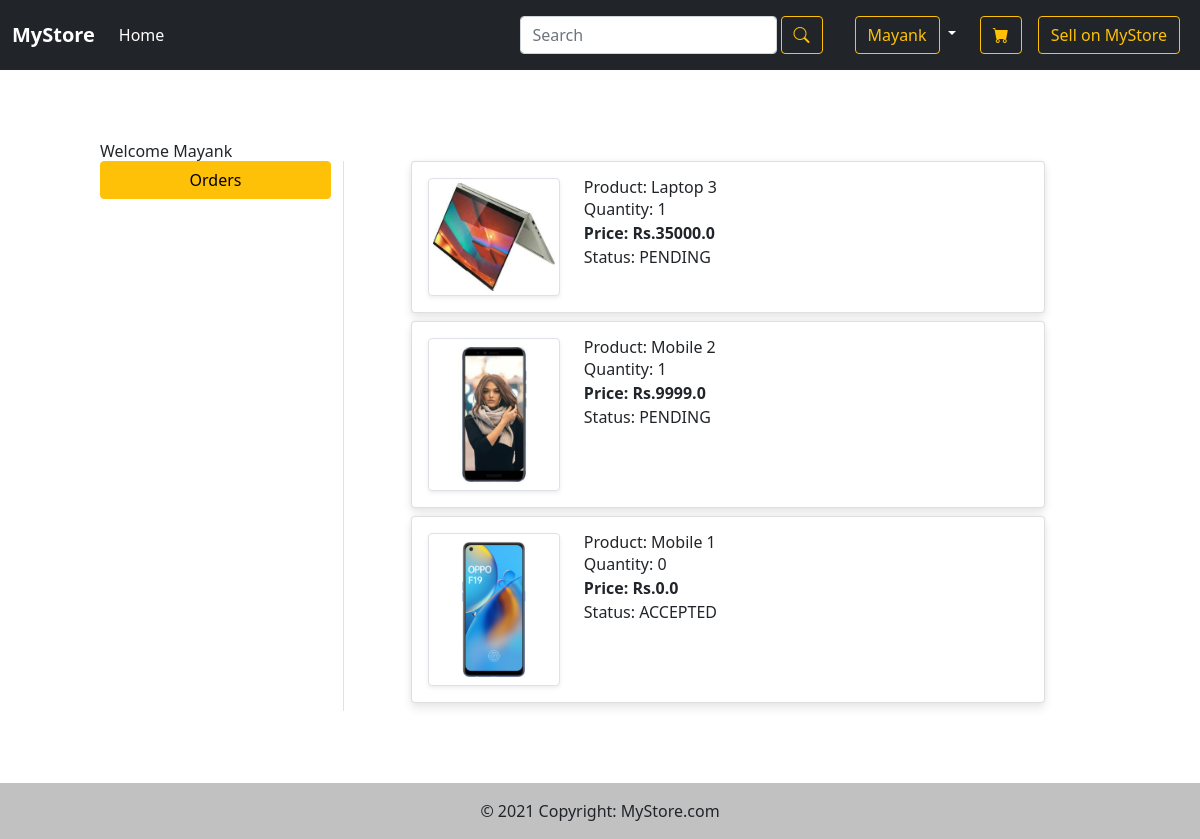
The page /orders (signed in) on the database its author committed.
### app/models.py (models this page shows, shortened)
class Confirmation(models.Model):
    user = models.ForeignKey(User, on_delete=models.CASCADE)
    customer = models.ForeignKey(Customer, on_delete=models.CASCADE)
    product = models.ForeignKey(Product, on_delete=models.CASCADE)
    quantity = models.PositiveIntegerField(default=0)
    order_date = models.DateTimeField(auto_now_add=True)
    order_status = models.CharField(
        choices=STATUS_CHOICES, max_length=50, default='PENDING')
    seller_id = models.CharField(max_length=10, default="000")
    class Meta:
        verbose_name_plural = "confirmation"
    @property
    def total_cost(self):
        return self.quantity * self.product.discountedPrice

class Product(models.Model):
    name = models.CharField(max_length=300)
    description = models.TextField()
    price = models.FloatField()
    discountedPrice = models.FloatField()
    category = models.CharField(choices=Category_choices, max_length=3)
    brand = models.CharField(max_length=200)
    image = models.ImageField(upload_to='productimg')
    seller = models.IntegerField(default="00")

### app/views.py (the view)
# urls.py: path('orders', views.orders, name="orders"),
@login_required
def orders(request):
    op = Confirmation.objects.filter(user=request.user)
    return render(request, 'app/cart/orders.html', {'op':op})

### app/templates/app/cart/orders.html (shortened to what this page needs)
{% extends 'app/base.html' %}
{% block content %}
<div class="container my-5">
    <div class="row">
        <h3>Welcome {{request.user.username|capfirst}}</h3>
        <div class="col-sm-3 border-end">
            <ul class="list-unstyled">
                <li class="d-grid"><a href="{% url 'app:orders' %}" class="btn btn-warning">Orders</a></li>
            </ul>
        </div>
        <div class="row col-sm-8 mx-auto">
            <div class="container col-sm-9">
                {% for p in op %}
                <div>
                    <div class="card mb-2">
                        <div class="card-body hover:bg-yellow-100">
                            <div class="row">
                                <div class="col-sm-3 text-center align-self-center">
                                    <a href="{% url 'app:product-detail' p.product.id %}"><img src="{{p.product.image.url}}" alt=""
                                        srcset="" class="img-fluid img-thumbnail shadow-sm" height="150" width="150"></a>
                                </div>
                                <div class="col-sm-9">
                                    <h5>Product: {{p.product.name}}</h5>
                                    <p>Quantity: {{p.quantity}}</p>
                                    <p class="fw-bold">Price: Rs.{{p.total_cost}}</p>
                                    <p>Status: {{p.order_status}}</p>
                                </div>
                            </div>
                        </div>
                    </div>
                </div>
                {% endfor %}
            </div>
        </div>
    </div>
</div>
{% endblock %}

### app/templates/app/base.html (shortened to what this page needs)
<!DOCTYPE html>
{% load static %}
<html lang="en">
<head>
  <link href="https://cdn.jsdelivr.net/npm/bootstrap@5.0.0/dist/css/bootstrap.min.css" rel="stylesheet">
  <link rel="stylesheet" href="{% static 'css/styles.css' %}">
  <link rel="stylesheet" href="{% static 'css/owl.carousel.css' %}">
  <link rel="stylesheet" href="{% static 'css/owl.theme.green.css' %}">
  <link rel="stylesheet" href="https://cdn.jsdelivr.net/npm/bootstrap-icons@1.4.1/font/bootstrap-icons.css">
  <link href="https://unpkg.com/tailwindcss@^2/dist/tailwind.min.css" rel="stylesheet">
</head>
<body>
  <nav class="navbar navbar-expand-lg navbar-dark bg-dark">
    <div class="container-fluid">
      <a class="navbar-brand" href="{% url 'app:homepage' %}"><strong>MyStore</strong></a>
      <div class="collapse navbar-collapse" id="navbarSupportedContent">
        <ul class="navbar-nav me-auto">
          <li class="nav-item">
            <a class="nav-link active" aria-current="page" href="{%url 'app:homepage'%}">Home</a>
          </li>
        </ul>
        <form class="d-flex justify-content-center" action="{% url 'app:searchbar' %}">
          <input class="form-control me-1 focus:ring-2 focus:ring-yellow-500" type="search" name="search"
          placeholder="Search" aria-label="Search">
          <button class="btn btn-outline-warning me-3" type="submit"><i class="bi bi-search"></i></button>
        </form>
        <div>
          {% if request.user.is_authenticated %}
          <ul class="navbar-nav me-auto mb-2 mb-lg-0">
            <li class="nav-item dropdown mx-2">
              <a class="nav-link dropdown-toggle text-white" href="#" id="profileDropdown" role="button"
                data-bs-toggle="dropdown" aria-expanded="false">
                <button class="btn btn-outline-warning">{{request.user.username|capfirst}}</button>
              </a>
            </li>
            <a href="{% url 'app:cart' %}" class="mx-2 mt-2">
              <button type="button" class="nav-item btn btn-outline-warning">
                <i class="bi bi-cart-fill"></i>
              </button>
            </a>
            <a href="{% url 'seller:seller' %}" class="mx-2 mt-2 navbar-begin">
              <button class="nav-item btn btn-outline-warning">
                Sell on MyStore
              </button>
            </a>
          {% endif %}
          </ul>
        </div>
      </div>
    </div>
  </nav>
  <br>
  {% block content %}{% endblock %}
  <br>
  <footer class="text-center text-white" style="background-color: #f1f1f1;">
    <div class="text-center text-dark p-3" style="background-color: rgba(0, 0, 0, 0.2);">
      © 2021 Copyright:
      <a class="text-dark" href="{% url 'app:homepage' %}">MyStore.com</a>
    </div>
  </footer>
</body>
</html>

### app/static/css/styles.css (style rules this page uses)
.card { border-radius: 4px; background: #fff; box-shadow: 0 6px 10px rgba(0, 0, 0, 0.08), 0 0 6px rgba(0, 0, 0, 0.05); transition: 0.1s transform cubic-bezier(0.155, 1.105, 0.295, 1.12), 0.3s box-shadow, 0.3s -webkit-transform cubic-bezier(0.155, 1.105, 0.295, 1.12); cursor: pointer; }

### rows shown on the page
Confirmation: product.image (picture), product.name "Laptop 3", quantity "1", total_cost "35000.0", order_status "PENDING"
Confirmation: product.image (picture), product.name "Mobile 2", quantity "1", total_cost "9999.0", order_status "PENDING"
Confirmation: product.image (picture), product.name "Mobile 1", quantity "0", total_cost "0.0", order_status "ACCEPTED"

### other values the page prints
{{ request.user.username|capfirst }} "Mayank"
